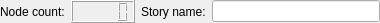
<?xml version="1.0" encoding="UTF-8"?>
<ui version="4.0">
 <class>StatusBarWidget</class>
 <widget class="QWidget" name="StatusBarWidget">
  <property name="geometry">
   <rect>
    <x>0</x>
    <y>0</y>
    <width>380</width>
    <height>23</height>
   </rect>
  </property>
  <property name="minimumSize">
   <size>
    <width>0</width>
    <height>0</height>
   </size>
  </property>
  <property name="maximumSize">
   <size>
    <width>380</width>
    <height>16777215</height>
   </size>
  </property>
  <property name="windowTitle">
   <string/>
  </property>
  <layout class="QHBoxLayout" name="horizontalLayout" stretch="0,3,0,10">
   <property name="leftMargin">
    <number>0</number>
   </property>
   <property name="topMargin">
    <number>0</number>
   </property>
   <property name="rightMargin">
    <number>0</number>
   </property>
   <property name="bottomMargin">
    <number>0</number>
   </property>
   <item>
    <widget class="QLabel" name="nodeCountLabel">
     <property name="text">
      <string>Node count:</string>
     </property>
    </widget>
   </item>
   <item>
    <widget class="QLCDNumber" name="lcdNodeCount">
     <property name="frameShadow">
      <enum>QFrame::Raised</enum>
     </property>
     <property name="smallDecimalPoint">
      <bool>false</bool>
     </property>
     <property name="digitCount">
      <number>5</number>
     </property>
     <property name="segmentStyle">
      <enum>QLCDNumber::Filled</enum>
     </property>
    </widget>
   </item>
   <item>
    <widget class="QLabel" name="storyNameLabel">
     <property name="text">
      <string>Story name:</string>
     </property>
    </widget>
   </item>
   <item>
    <widget class="QLineEdit" name="storyNameLineEdit"/>
   </item>
  </layout>
 </widget>
 <resources/>
 <connections/>
</ui>
